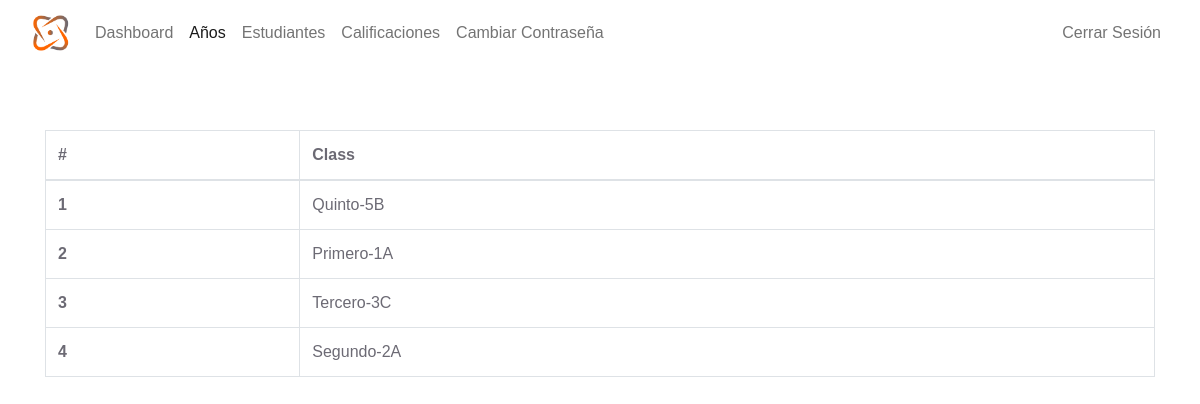
Screenshot of /Teacher/classes.php (signed in) with the database file from the repository.
### tables this page shows
CREATE TABLE `grades` (
  `grade_id` int(11) NOT NULL,
  `grade` varchar(31) NOT NULL,
  `grade_code` varchar(7) NOT NULL
);

CREATE TABLE `section` (
  `section_id` int(11) NOT NULL,
  `section` varchar(7) NOT NULL
);

### Teacher/data/class.php (called while the page is built, shortened)
<?php
function getAllClasses($conn){
   $sql = "SELECT * FROM class";
   $stmt = $conn->prepare($sql);
   $stmt->execute();
   if ($stmt->rowCount() >= 1) {
     $classes = $stmt->fetchAll();
     return $classes;
   }else {
    return 0;
   }
}

### Teacher/data/teacher.php (called while the page is built)
<?php
function getTeacherById($teacher_id, $conn){
   $sql = "SELECT * FROM teachers
           WHERE teacher_id=?";
   $stmt = $conn->prepare($sql);
   $stmt->execute([$teacher_id]);
   if ($stmt->rowCount() == 1) {
     $teacher = $stmt->fetch();
     return $teacher;
   }else {
    return 0;
   }
}

### Teacher/data/grade.php (called while the page is built, shortened)
<?php
function getGradeById($grade_id, $conn){
   $sql = "SELECT * FROM grades
           WHERE grade_id=?";
   $stmt = $conn->prepare($sql);
   $stmt->execute([$grade_id]);
   if ($stmt->rowCount() == 1) {
     $grade = $stmt->fetch();
     return $grade;
   }else {
    return 0;
   }
}

### Teacher/data/section.php (called while the page is built, shortened)
<?php
function getSectioById($section_id, $conn){
   $sql = "SELECT * FROM section
           WHERE section_id=?";
   $stmt = $conn->prepare($sql);
   $stmt->execute([$section_id]);
   if ($stmt->rowCount() == 1) {
     $section = $stmt->fetch();
     return $section;
   }else {
    return 0;
   }
}

### Teacher/classes.php (the view, shortened to what this page needs)
<?php
if (isset($_SESSION['teacher_id']) &&
    isset($_SESSION['role'])) {
    if ($_SESSION['role'] == 'Teacher') {
       include "../DB_connection.php";
       include "data/class.php";
       include "data/grade.php";
       include "data/section.php";
       include "data/teacher.php";
       $teacher_id = $_SESSION['teacher_id'];
       $teacher = getTeacherById($teacher_id, $conn);
       $classes = getAllClasses($conn);
 ?>
<!DOCTYPE html>
<html lang="en">
<head>
    <link rel="stylesheet" href="https://cdn.jsdelivr.net/npm/bootstrap@5.2.0/dist/css/bootstrap.min.css">
    <link rel="stylesheet" href="../css/style.css">
  <link rel="stylesheet" href="https://cdnjs.cloudflare.com/ajax/libs/font-awesome/4.7.0/css/font-awesome.min.css">
</head>
<body>
    <?php
        include "inc/navbar.php";
        if ($classes != 0) {
     ?>
     <div class="container mt-5">
           <div class="table-responsive">
              <table class="table table-bordered mt-3 n-table">
                <thead>
                  <tr>
                    <th scope="col">#</th>
                    <th scope="col">Class</th>
                  </tr>
                </thead>
                <tbody>
                  <?php $i = 0; foreach ($classes as $class ) {
                      ?>
                      <?php
                          $classesx = str_split(trim($teacher['class']));
                          $grade  = getGradeById($class['grade'], $conn);
                          $section = getSectioById($class['section'], $conn);
                          $c = $grade['grade_code'].'-'.$grade['grade'].$section['section'];
                          foreach ($classesx as $class_id) {
                               if ($class_id == $class['class_id']) {  $i++; ?>
                            <tr>
                                <th scope="row"><?=$i?></th>
                                <td>
                                      <?php echo $c; ?>
                            </td>
                          </tr>
                            <?php
                            }
                          }
                       ?>
                <?php } ?>
                </tbody>
              </table>
           </div>
         <?php } ?>
     </div>
</body>
</html>
<?php
  }else {
    header("Location: ../login.php");
    exit;
  }
}else {
    header("Location: ../login.php");
    exit;
}
?>

### rows the page displays
grades: c "Quinto-5B"
grades: c "Primero-1A"
grades: c "Tercero-3C"
grades: c "Segundo-2A"
